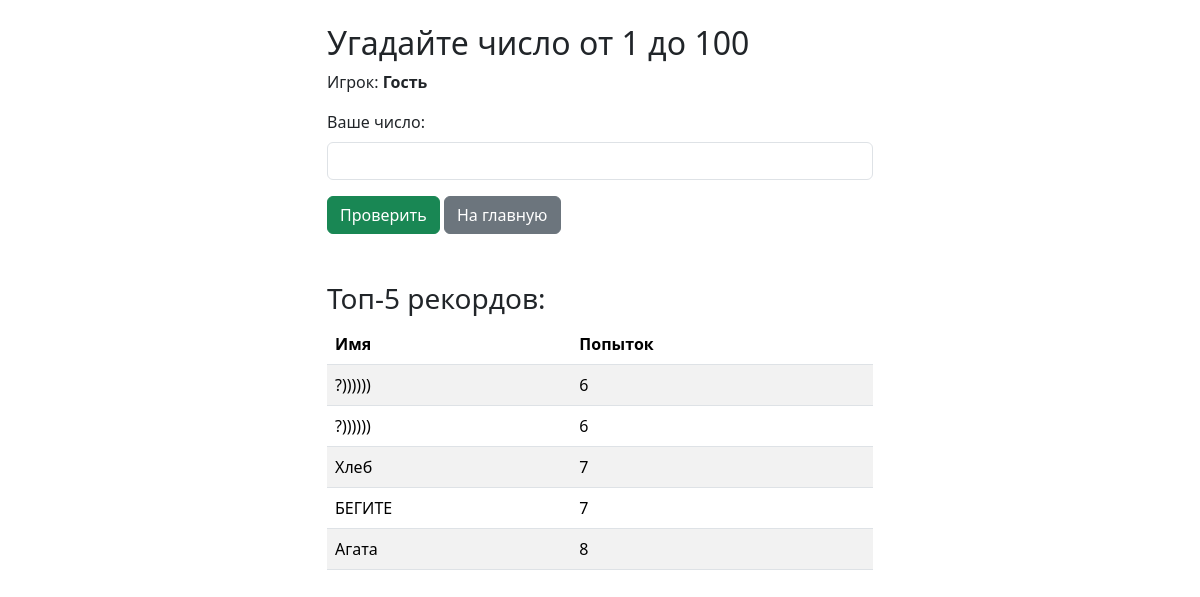
Screenshot of /game/ with the database file from the repository.
### game/models.py (models this page shows, shortened)
class Records(models.Model):
    user = models.ForeignKey(
        Users,
        to_field='Name',
        db_column='user_name',
        on_delete=models.CASCADE
    )
    NumberOfAttempts = models.IntegerField()
    class Meta:
        db_table = 'Records'

class Users(models.Model):
    Name = models.CharField(max_length=50, unique=True)
    DateOfVisit = models.DateTimeField(auto_now=True)
    class Meta:
        ordering = ['-DateOfVisit']
        db_table = "Users"

### game/views.py (the view, shortened to what this page needs)
# urls.py: path('game/', views.game_view, name='game'),
def game_view(request):
    if 'target_number' not in request.session:
        request.session['target_number'] = randint(1, 100)
        request.session['attempts'] = 0
    message = None
    records_data = Records.objects.select_related('user').order_by('NumberOfAttempts')[:5]
    return render(request, 'game/game.html', {
        'player_name': request.session.get('player_name', 'Гость'),
        'message': message,
        'records_data': records_data
    })

### game/templates/game/game.html (shortened to what this page needs)
{% extends "game/base.html" %}
{% block content %}
<div class="row justify-content-center">
    <div class="col-md-6">
        <h2>Угадайте число от 1 до 100</h2>
        <p>Игрок: <strong>{{ player_name }}</strong></p>
        <form method="post">
            <div class="mb-3">
                <label for="guess" class="form-label">Ваше число:</label>
                <input type="number" class="form-control" id="guess" name="guess" min="1" max="100" required>
            </div>
            <button type="submit" class="btn btn-success">Проверить</button>
 	    <a href="{% url 'index' %}" class="btn btn-secondary">На главную</a>
        </form>
        <div class="mt-5">
            <h3>Топ-5 рекордов:</h3>
            <table class="table table-striped">
                <thead>
                    <tr>
                        <th>Имя</th>
                        <th>Попыток</th>
                    </tr>
                </thead>
                <tbody>
                    {% for record in records_data %}
                    <tr>
                        <td>{{ record.user.Name }}</td>
                        <td>{{ record.NumberOfAttempts }}</td>
                    </tr>
                    {% endfor %}
                </tbody>
            </table>
        </div>
    </div>
</div>
{% endblock %}

### game/templates/game/base.html (shortened to what this page needs)
{% load static %}
<!DOCTYPE html>
<html lang="ru">
<head>
    <link href="https://cdn.jsdelivr.net/npm/bootstrap@5.3.2/dist/css/bootstrap.min.css" rel="stylesheet">
</head>
<body>
    <div class="container mt-4">
        {% block content %}{% endblock %}
    </div>
</body>
</html>

### rows the page displays
Records: user.Name "?))))))", NumberOfAttempts "6"
Records: user.Name "?))))))", NumberOfAttempts "6"
Records: user.Name "Хлеб", NumberOfAttempts "7"
Records: user.Name "БЕГИТЕ", NumberOfAttempts "7"
Records: user.Name "Aгата", NumberOfAttempts "8"

### other values shown
{{ player_name }} "Гость"
